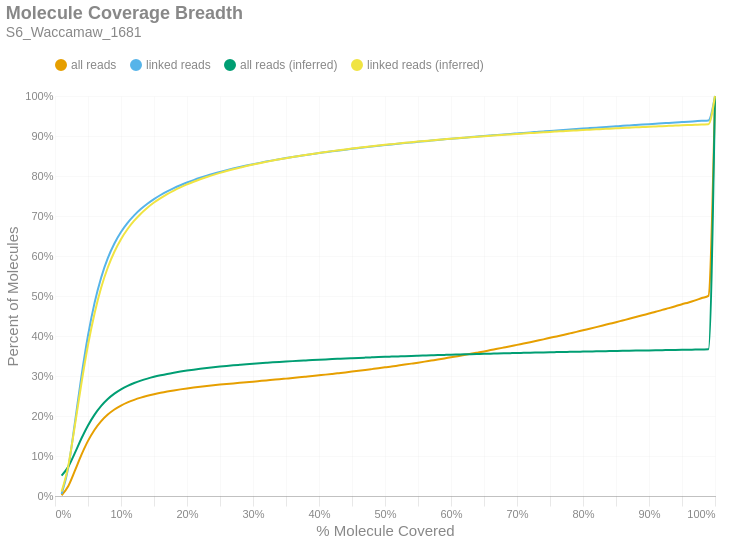

Notebook code for this chart:
### Markdown cell above
### Molecule Read Coverage
This chart shows molecule coverage breadth as computed by the number of bases aligned to that molecule. In other words, "*how much of each unique long molecule is actually sequenced/aligned?*" Keep in mind there is a distinction between sequences and alignments, since some sequences belonging to a particular molecule may not align well and wouldn't appear in the alignment data. This chart also shows molecule coverage breadth as computed by the *inferred fragment* from which the aligned sequences originate. Unlike read coverage, this calculation takes into account the total insert size, including unsequenced gaps between the forward and reverse reads. Like the previous figures, these are cumulative percents.

### Code cell
if SKIPLR:
    print_html(f"Skipped")
else:
    binned_df = consolidated_hist(valids['coverage_bp'], mask, 0.01, True)
    binned_df_inf = consolidated_hist(valids['coverage_inserts'], mask, 0.01, True)
    binned_df = binned_df.with_columns(pl.lit(binned_df_inf['all reads (cumsum)']).alias('all reads (inferred)'))
    binned_df = binned_df.with_columns(pl.lit(binned_df_inf['linked reads (cumsum)']).alias('linked reads (inferred)'))
    binned_df = binned_df.with_columns(
        (pl.col('bin').cast(pl.Float64) + 0.01).alias('right_edge')
    )

    with SafeRender(binned_df):
        (
            density_plot(binned_df, 'Molecule Coverage Breadth', samplename, 'molcov', ['all reads (inferred)','linked reads (inferred)'])
            .encode(
                #x=alt.X('bin:Q', title="% Molecule Covered").axis(format = '%').scale(padding=0),
                x=alt.X('right_edge:Q', title="% Molecule Covered").axis(format='%').scale(padding=0),
                y=alt.Y('value:Q', title='Percent of Molecules')
                    .axis(format='%')
                    .stack(False)
                    .scale(domainMin=0, padding=0),
                color=alt.Color("key:N").scale(domain = ["all reads", "linked reads", "all reads (inferred)", "linked reads (inferred)"]),
                tooltip = [
                    alt.Tooltip("key:N", title = "Data Type"),
                    alt.Tooltip("range_label:N", title="% Molecule Covered"),
                    alt.Tooltip("value:Q", format = ".2%", title="% Molecules")
                ]
            )
        ).display()

### Figure 1 — Vega-Lite specification as saved in the notebook (floating-point values rounded to 4 significant figures)
{"width": "container", "height": 400, "config": {"title": {"anchor": "start", "dy": -15, "fontSize": 18, "color": "#888888", "subtitleColor": "#888888", "subtitleFontSize": 14}, "arc": {"fill": "#0072B2"}, "axis": {"domainColor": "#888888", "domainWidth": 0.5, "gridWidth": 0.2, "grid": false, "titleFontWeight": 400, "titleFontSize": 15, "labelFontSize": 11, "labelColor": "#888888", "tickColor": "#888888", "tickWidth": 0.2, "titleColor": "#888888"}, "axisBand": {"grid": false}, "axisX": {"grid": true, "tickSize": 10, "domainCap": "round"}, "axisY": {"domain": false, "grid": true, "tickSize": 0, "domainCap": "round"}, "background": "transparent", "header": {"labelFontSize": 15, "labelColor": "#888888", "titleFontSize": 15, "titleFontWeight": 600, "titleColor": "#888888"}, "legend": {"labelFont": "sans-serif", "labelFontSize": 12, "labelColor": "#888888", "symbolSize": 100, "symbolType": "circle", "titleFontSize": 12, "titlePadding": 10, "titleColor": "#888888", "title": null, "orient": "top"}, "range": {"category": ["#E69F00", "#56B4E9", "#009E73", "#F0E442", "#0072B2", "#D55E00", "#CC79A7", "#000000"], "diverging": ["#cfe8f3", "#a2d4ec", "#73bfe2", "#46abdb", "#1696d2", "#12719e"]}, "area": {"fill": "#0072B2", "fillOpacity": 0.7, "line": true, "strokeOpacity": 0.7}, "line": {"color": "#0072B2", "stroke": "#0072B2", "strokeWidth": 2}, "trail": {"color": "#0072B2", "stroke": "#0072B2", "strokeWidth": 0, "size": 1}, "point": {"filled": true, "fillOpacity": 1.0, "size": 95}, "text": {"color": "#888888", "fontSize": 11, "align": "right", "fontWeight": 400, "size": 11}, "bar": {"fill": "#0072B2", "stroke": null}, "view": {"stroke": null, "continuousWidth": 660, "continuousHeight": 400}}, "data": {"name": "data-d1d881dac92c45cb0ec668d5701855fe"}, "mark": {"type": "line", "interpolate": "monotone", "point": {"opacity": 0, "size": 275}}, "encoding": {"color": {"field": "key", "scale": {"domain": ["all reads", "linked reads", "all reads (inferred)", "linked reads (inferred)"]}, "type": "nominal"}, "tooltip": [{"field": "key", "title": "Data Type", "type": "nominal"}, {"field": "range_label", "title": "% Molecule Covered", "type": "nominal"}, {"field": "value", "format": ".2%", "title": "% Molecules", "type": "quantitative"}], "x": {"axis": {"format": "%"}, "field": "right_edge", "scale": {"padding": 0}, "title": "% Molecule Covered", "type": "quantitative"}, "y": {"axis": {"format": "%"}, "field": "value", "scale": {"domainMin": 0, "padding": 0}, "stack": false, "title": "Percent of Molecules", "type": "quantitative"}}, "params": [{"name": "param_c36ac31b6afebe62", "select": {"type": "point", "fields": ["key"]}, "bind": "legend"}], "title": {"text": "Molecule Coverage Breadth", "subtitle": "S6_Waccamaw_1681"}, "transform": [{"fold": ["all reads (cumsum)", "linked reads (cumsum)", "all reads (inferred)", "linked reads (inferred)"]}, {"calculate": "replace(datum.key, ' (cumsum)', '')", "as": "key"}, {"filter": {"param": "param_c36ac31b6afebe62"}}], "usermeta": {"embedOptions": {"downloadFileName": "S6_Waccamaw_1681.molcov"}}, "$schema": "https://vega.github.io/schema/vega-lite/v6.1.0.json", "datasets": {"data-d1d881dac92c45cb0ec668d5701855fe": [{"bin": "0.0", "interval": "0.0-0.01", "all reads": 0.00191, "linked reads": 0.00501, "all reads (cumsum)": 0.00191, "linked reads (cumsum)": 0.00501, "range_label": "0.0-0.01", "all reads (inferred)": 0.05094, "linked reads (inferred)": 0.01109, "right_edge": 0.01}, {"bin": "0.01", "interval": "0.01-0.02", "all reads": 0.02263, "linked reads": 0.06509, "all reads (cumsum)": 0.02454, "linked reads (cumsum)": 0.0701, "range_label": "0.01-0.02", "all reads (inferred)": 0.07281, "linked reads (inferred)": 0.07404, "right_edge": 0.02}, {"bin": "0.02", "interval": "0.02-0.03", "all reads": 0.03818, "linked reads": 0.1114, "all reads (cumsum)": 0.06271, "linked reads (cumsum)": 0.1815, "range_label": "0.02-0.03", "all reads (inferred)": 0.1073, "linked reads (inferred)": 0.1748, "right_edge": 0.03}, {"bin": "0.03", "interval": "0.03-0.04", "all reads": 0.04003, "linked reads": 0.1172, "all reads (cumsum)": 0.1027, "linked reads (cumsum)": 0.2987, "range_label": "0.03-0.04", "all reads (inferred)": 0.1436, "linked reads (inferred)": 0.2812, "right_edge": 0.04}, {"bin": "0.04", "interval": "0.04-0.05", "all reads": 0.03501, "linked reads": 0.1026, "all reads (cumsum)": 0.1378, "linked reads (cumsum)": 0.4013, "range_label": "0.04-0.05", "all reads (inferred)": 0.1764, "linked reads (inferred)": 0.3774, "right_edge": 0.05}, {"bin": "0.05", "interval": "0.05-0.06", "all reads": 0.02803, "linked reads": 0.08216, "all reads (cumsum)": 0.1658, "linked reads (cumsum)": 0.4835, "range_label": "0.05-0.06", "all reads (inferred)": 0.2035, "linked reads (inferred)": 0.457, "right_edge": 0.06}, {"bin": "0.06", "interval": "0.06-0.07", "all reads": 0.0215, "linked reads": 0.06298, "all reads (cumsum)": 0.1873, "linked reads (cumsum)": 0.5464, "range_label": "0.06-0.07", "all reads (inferred)": 0.2254, "linked reads (inferred)": 0.5212, "right_edge": 0.07}, {"bin": "0.07", "interval": "0.07-0.08", "all reads": 0.01642, "linked reads": 0.04805, "all reads (cumsum)": 0.2037, "linked reads (cumsum)": 0.5945, "range_label": "0.07-0.08", "all reads (inferred)": 0.2425, "linked reads (inferred)": 0.5713, "right_edge": 0.08}, {"bin": "0.08", "interval": "0.08-0.09", "all reads": 0.01259, "linked reads": 0.03678, "all reads (cumsum)": 0.2163, "linked reads (cumsum)": 0.6313, "range_label": "0.08-0.09", "all reads (inferred)": 0.2559, "linked reads (inferred)": 0.6106, "right_edge": 0.09}, {"bin": "0.09", "interval": "0.09-0.1", "all reads": 0.009836, "linked reads": 0.02868, "all reads (cumsum)": 0.2261, "linked reads (cumsum)": 0.66, "range_label": "0.09-0.1", "all reads (inferred)": 0.2666, "linked reads (inferred)": 0.6421, "right_edge": 0.1}, {"bin": "0.1", "interval": "0.1-0.11", "all reads": 0.007863, "linked reads": 0.02289, "all reads (cumsum)": 0.234, "linked reads (cumsum)": 0.6828, "range_label": "0.1-0.11", "all reads (inferred)": 0.2753, "linked reads (inferred)": 0.6674, "right_edge": 0.11}, {"bin": "0.11", "interval": "0.11-0.12", "all reads": 0.006438, "linked reads": 0.0187, "all reads (cumsum)": 0.2404, "linked reads (cumsum)": 0.7016, "range_label": "0.11-0.12", "all reads (inferred)": 0.2824, "linked reads (inferred)": 0.6882, "right_edge": 0.12}, {"bin": "0.12", "interval": "0.12-0.13", "all reads": 0.005415, "linked reads": 0.01571, "all reads (cumsum)": 0.2458, "linked reads (cumsum)": 0.7173, "range_label": "0.12-0.13", "all reads (inferred)": 0.2884, "linked reads (inferred)": 0.7058, "right_edge": 0.13}, {"bin": "0.13", "interval": "0.13-0.14", "all reads": 0.004607, "linked reads": 0.01333, "all reads (cumsum)": 0.2504, "linked reads (cumsum)": 0.7306, "range_label": "0.13-0.14", "all reads (inferred)": 0.2935, "linked reads (inferred)": 0.7207, "right_edge": 0.14}, {"bin": "0.14", "interval": "0.14-0.15", "all reads": 0.00404, "linked reads": 0.01168, "all reads (cumsum)": 0.2545, "linked reads (cumsum)": 0.7423, "range_label": "0.14-0.15", "all reads (inferred)": 0.298, "linked reads (inferred)": 0.7336, "right_edge": 0.15}, {"bin": "0.15", "interval": "0.15-0.16", "all reads": 0.00355, "linked reads": 0.01024, "all reads (cumsum)": 0.258, "linked reads (cumsum)": 0.7525, "range_label": "0.15-0.16", "all reads (inferred)": 0.3018, "linked reads (inferred)": 0.7448, "right_edge": 0.16}, {"bin": "0.16", "interval": "0.16-0.17", "all reads": 0.003161, "linked reads": 0.009113, "all reads (cumsum)": 0.2612, "linked reads (cumsum)": 0.7616, "range_label": "0.16-0.17", "all reads (inferred)": 0.3052, "linked reads (inferred)": 0.7548, "right_edge": 0.17}, {"bin": "0.17", "interval": "0.17-0.18", "all reads": 0.002819, "linked reads": 0.008087, "all reads (cumsum)": 0.264, "linked reads (cumsum)": 0.7697, "range_label": "0.17-0.18", "all reads (inferred)": 0.3083, "linked reads (inferred)": 0.7637, "right_edge": 0.18}, {"bin": "0.18", "interval": "0.18-0.19", "all reads": 0.002539, "linked reads": 0.007239, "all reads (cumsum)": 0.2666, "linked reads (cumsum)": 0.7769, "range_label": "0.18-0.19", "all reads (inferred)": 0.311, "linked reads (inferred)": 0.7717, "right_edge": 0.19}, {"bin": "0.19", "interval": "0.19-0.2", "all reads": 0.002369, "linked reads": 0.006738, "all reads (cumsum)": 0.2689, "linked reads (cumsum)": 0.7837, "range_label": "0.19-0.2", "all reads (inferred)": 0.3135, "linked reads (inferred)": 0.7789, "right_edge": 0.2}, {"bin": "0.2", "interval": "0.2-0.21", "all reads": 0.002163, "linked reads": 0.006122, "all reads (cumsum)": 0.2711, "linked reads (cumsum)": 0.7898, "range_label": "0.2-0.21", "all reads (inferred)": 0.3158, "linked reads (inferred)": 0.7856, "right_edge": 0.21}, {"bin": "0.21", "interval": "0.21-0.22", "all reads": 0.00203, "linked reads": 0.005717, "all reads (cumsum)": 0.2731, "linked reads (cumsum)": 0.7955, "range_label": "0.21-0.22", "all reads (inferred)": 0.3179, "linked reads (inferred)": 0.7917, "right_edge": 0.22}, {"bin": "0.22", "interval": "0.22-0.23", "all reads": 0.001906, "linked reads": 0.005304, "all reads (cumsum)": 0.275, "linked reads (cumsum)": 0.8008, "range_label": "0.22-0.23", "all reads (inferred)": 0.3199, "linked reads (inferred)": 0.7974, "right_edge": 0.23}, {"bin": "0.23", "interval": "0.23-0.24", "all reads": 0.00177, "linked reads": 0.004898, "all reads (cumsum)": 0.2768, "linked reads (cumsum)": 0.8057, "range_label": "0.23-0.24", "all reads (inferred)": 0.3218, "linked reads (inferred)": 0.8028, "right_edge": 0.24}, {"bin": "0.24", "interval": "0.24-0.25", "all reads": 0.001688, "linked reads": 0.004612, "all reads (cumsum)": 0.2785, "linked reads (cumsum)": 0.8103, "range_label": "0.24-0.25", "all reads (inferred)": 0.3235, "linked reads (inferred)": 0.8078, "right_edge": 0.25}, {"bin": "0.25", "interval": "0.25-0.26", "all reads": 0.001565, "linked reads": 0.004238, "all reads (cumsum)": 0.28, "linked reads (cumsum)": 0.8146, "range_label": "0.25-0.26", "all reads (inferred)": 0.3251, "linked reads (inferred)": 0.8125, "right_edge": 0.26}, {"bin": "0.26", "interval": "0.26-0.27", "all reads": 0.001503, "linked reads": 0.004009, "all reads (cumsum)": 0.2815, "linked reads (cumsum)": 0.8186, "range_label": "0.26-0.27", "all reads (inferred)": 0.3266, "linked reads (inferred)": 0.8169, "right_edge": 0.27}, {"bin": "0.27", "interval": "0.27-0.28", "all reads": 0.001469, "linked reads": 0.003818, "all reads (cumsum)": 0.283, "linked reads (cumsum)": 0.8224, "range_label": "0.27-0.28", "all reads (inferred)": 0.328, "linked reads (inferred)": 0.8209, "right_edge": 0.28}, {"bin": "0.28", "interval": "0.28-0.29", "all reads": 0.001454, "linked reads": 0.003633, "all reads (cumsum)": 0.2845, "linked reads (cumsum)": 0.826, "range_label": "0.28-0.29", "all reads (inferred)": 0.3294, "linked reads (inferred)": 0.8249, "right_edge": 0.29}, {"bin": "0.29", "interval": "0.29-0.3", "all reads": 0.001445, "linked reads": 0.003477, "all reads (cumsum)": 0.2859, "linked reads (cumsum)": 0.8295, "range_label": "0.29-0.3", "all reads (inferred)": 0.3307, "linked reads (inferred)": 0.8285, "right_edge": 0.3}, {"bin": "0.3", "interval": "0.3-0.31", "all reads": 0.001471, "linked reads": 0.00333, "all reads (cumsum)": 0.2874, "linked reads (cumsum)": 0.8328, "range_label": "0.3-0.31", "all reads (inferred)": 0.3319, "linked reads (inferred)": 0.832, "right_edge": 0.31}, {"bin": "0.31", "interval": "0.31-0.32", "all reads": 0.001474, "linked reads": 0.003164, "all reads (cumsum)": 0.2889, "linked reads (cumsum)": 0.836, "range_label": "0.31-0.32", "all reads (inferred)": 0.333, "linked reads (inferred)": 0.8354, "right_edge": 0.32}, {"bin": "0.32", "interval": "0.32-0.33", "all reads": 0.001516, "linked reads": 0.003051, "all reads (cumsum)": 0.2904, "linked reads (cumsum)": 0.8391, "range_label": "0.32-0.33", "all reads (inferred)": 0.3342, "linked reads (inferred)": 0.8386, "right_edge": 0.33}, {"bin": "0.33", "interval": "0.33-0.34", "all reads": 0.001505, "linked reads": 0.002882, "all reads (cumsum)": 0.2919, "linked reads (cumsum)": 0.8419, "range_label": "0.33-0.34", "all reads (inferred)": 0.3352, "linked reads (inferred)": 0.8417, "right_edge": 0.34}, {"bin": "0.34", "interval": "0.34-0.35", "all reads": 0.001554, "linked reads": 0.002803, "all reads (cumsum)": 0.2934, "linked reads (cumsum)": 0.8447, "range_label": "0.34-0.35", "all reads (inferred)": 0.3362, "linked reads (inferred)": 0.8446, "right_edge": 0.35}, {"bin": "0.35", "interval": "0.35-0.36", "all reads": 0.001553, "linked reads": 0.002674, "all reads (cumsum)": 0.295, "linked reads (cumsum)": 0.8474, "range_label": "0.35-0.36", "all reads (inferred)": 0.3372, "linked reads (inferred)": 0.8474, "right_edge": 0.36}, {"bin": "0.36", "interval": "0.36-0.37", "all reads": 0.00161, "linked reads": 0.002558, "all reads (cumsum)": 0.2966, "linked reads (cumsum)": 0.85, "range_label": "0.36-0.37", "all reads (inferred)": 0.3381, "linked reads (inferred)": 0.85, "right_edge": 0.37}, {"bin": "0.37", "interval": "0.37-0.38", "all reads": 0.001652, "linked reads": 0.002495, "all reads (cumsum)": 0.2982, "linked reads (cumsum)": 0.8525, "range_label": "0.37-0.38", "all reads (inferred)": 0.339, "linked reads (inferred)": 0.8525, "right_edge": 0.38}, {"bin": "0.38", "interval": "0.38-0.39", "all reads": 0.001667, "linked reads": 0.002373, "all reads (cumsum)": 0.2999, "linked reads (cumsum)": 0.8548, "range_label": "0.38-0.39", "all reads (inferred)": 0.3399, "linked reads (inferred)": 0.8551, "right_edge": 0.39}, {"bin": "0.39", "interval": "0.39-0.4", "all reads": 0.00176, "linked reads": 0.002401, "all reads (cumsum)": 0.3017, "linked reads (cumsum)": 0.8572, "range_label": "0.39-0.4", "all reads (inferred)": 0.3407, "linked reads (inferred)": 0.8575, "right_edge": 0.4}, {"bin": "0.4", "interval": "0.4-0.41", "all reads": 0.001763, "linked reads": 0.00225, "all reads (cumsum)": 0.3034, "linked reads (cumsum)": 0.8595, "range_label": "0.4-0.41", "all reads (inferred)": 0.3416, "linked reads (inferred)": 0.8599, "right_edge": 0.41}, {"bin": "0.41", "interval": "0.41-0.42", "all reads": 0.001841, "linked reads": 0.002196, "all reads (cumsum)": 0.3053, "linked reads (cumsum)": 0.8617, "range_label": "0.41-0.42", "all reads (inferred)": 0.3424, "linked reads (inferred)": 0.8622, "right_edge": 0.42}, {"bin": "0.42", "interval": "0.42-0.43", "all reads": 0.001877, "linked reads": 0.002104, "all reads (cumsum)": 0.3072, "linked reads (cumsum)": 0.8638, "range_label": "0.42-0.43", "all reads (inferred)": 0.3431, "linked reads (inferred)": 0.8644, "right_edge": 0.43}, {"bin": "0.43", "interval": "0.43-0.44", "all reads": 0.001887, "linked reads": 0.002084, "all reads (cumsum)": 0.309, "linked reads (cumsum)": 0.8659, "range_label": "0.43-0.44", "all reads (inferred)": 0.3439, "linked reads (inferred)": 0.8665, "right_edge": 0.44}, {"bin": "0.44", "interval": "0.44-0.45", "all reads": 0.001962, "linked reads": 0.002038, "all reads (cumsum)": 0.311, "linked reads (cumsum)": 0.8679, "range_label": "0.44-0.45", "all reads (inferred)": 0.3446, "linked reads (inferred)": 0.8686, "right_edge": 0.45}, {"bin": "0.45", "interval": "0.45-0.46", "all reads": 0.002022, "linked reads": 0.001948, "all reads (cumsum)": 0.313, "linked reads (cumsum)": 0.8699, "range_label": "0.45-0.46", "all reads (inferred)": 0.3453, "linked reads (inferred)": 0.8705, "right_edge": 0.46}, {"bin": "0.46", "interval": "0.46-0.47", "all reads": 0.002063, "linked reads": 0.001914, "all reads (cumsum)": 0.3151, "linked reads (cumsum)": 0.8718, "range_label": "0.46-0.47", "all reads (inferred)": 0.3459, "linked reads (inferred)": 0.8724, "right_edge": 0.47}, {"bin": "0.47", "interval": "0.47-0.48", "all reads": 0.002103, "linked reads": 0.001854, "all reads (cumsum)": 0.3172, "linked reads (cumsum)": 0.8736, "range_label": "0.47-0.48", "all reads (inferred)": 0.3466, "linked reads (inferred)": 0.8743, "right_edge": 0.48}, {"bin": "0.48", "interval": "0.48-0.49", "all reads": 0.002121, "linked reads": 0.001806, "all reads (cumsum)": 0.3193, "linked reads (cumsum)": 0.8754, "range_label": "0.48-0.49", "all reads (inferred)": 0.3472, "linked reads (inferred)": 0.8761, "right_edge": 0.49}, {"bin": "0.49", "interval": "0.49-0.5", "all reads": 0.002338, "linked reads": 0.001757, "all reads (cumsum)": 0.3217, "linked reads (cumsum)": 0.8772, "range_label": "0.49-0.5", "all reads (inferred)": 0.3479, "linked reads (inferred)": 0.8779, "right_edge": 0.5}, {"bin": "0.5", "interval": "0.5-0.51", "all reads": 0.002078, "linked reads": 0.001641, "all reads (cumsum)": 0.3237, "linked reads (cumsum)": 0.8788, "range_label": "0.5-0.51", "all reads (inferred)": 0.3485, "linked reads (inferred)": 0.8796, "right_edge": 0.51}, {"bin": "0.51", "interval": "0.51-0.52", "all reads": 0.00241, "linked reads": 0.001708, "all reads (cumsum)": 0.3261, "linked reads (cumsum)": 0.8805, "range_label": "0.51-0.52", "all reads (inferred)": 0.349, "linked reads (inferred)": 0.8812, "right_edge": 0.52}, {"bin": "0.52", "interval": "0.52-0.53", "all reads": 0.002379, "linked reads": 0.001688, "all reads (cumsum)": 0.3285, "linked reads (cumsum)": 0.8822, "range_label": "0.52-0.53", "all reads (inferred)": 0.3496, "linked reads (inferred)": 0.8829, "right_edge": 0.53}, {"bin": "0.53", "interval": "0.53-0.54", "all reads": 0.002415, "linked reads": 0.001588, "all reads (cumsum)": 0.3309, "linked reads (cumsum)": 0.8838, "range_label": "0.53-0.54", "all reads (inferred)": 0.3502, "linked reads (inferred)": 0.8845, "right_edge": 0.54}, {"bin": "0.54", "interval": "0.54-0.55", "all reads": 0.002443, "linked reads": 0.001569, "all reads (cumsum)": 0.3334, "linked reads (cumsum)": 0.8854, "range_label": "0.54-0.55", "all reads (inferred)": 0.3507, "linked reads (inferred)": 0.886, "right_edge": 0.55}, {"bin": "0.55", "interval": "0.55-0.56", "all reads": 0.002559, "linked reads": 0.00159, "all reads (cumsum)": 0.3359, "linked reads (cumsum)": 0.887, "range_label": "0.55-0.56", "all reads (inferred)": 0.3512, "linked reads (inferred)": 0.8875, "right_edge": 0.56}, {"bin": "0.56", "interval": "0.56-0.57", "all reads": 0.002639, "linked reads": 0.001509, "all reads (cumsum)": 0.3386, "linked reads (cumsum)": 0.8885, "range_label": "0.56-0.57", "all reads (inferred)": 0.3518, "linked reads (inferred)": 0.8889, "right_edge": 0.57}, {"bin": "0.57", "interval": "0.57-0.58", "all reads": 0.002607, "linked reads": 0.001571, "all reads (cumsum)": 0.3412, "linked reads (cumsum)": 0.8901, "range_label": "0.57-0.58", "all reads (inferred)": 0.3523, "linked reads (inferred)": 0.8904, "right_edge": 0.58}, {"bin": "0.58", "interval": "0.58-0.59", "all reads": 0.002737, "linked reads": 0.001528, "all reads (cumsum)": 0.3439, "linked reads (cumsum)": 0.8916, "range_label": "0.58-0.59", "all reads (inferred)": 0.3528, "linked reads (inferred)": 0.8918, "right_edge": 0.59}, {"bin": "0.59", "interval": "0.59-0.6", "all reads": 0.002854, "linked reads": 0.001461, "all reads (cumsum)": 0.3468, "linked reads (cumsum)": 0.893, "range_label": "0.59-0.6", "all reads (inferred)": 0.3533, "linked reads (inferred)": 0.8932, "right_edge": 0.6}, {"bin": "0.6", "interval": "0.6-0.61", "all reads": 0.002752, "linked reads": 0.001414, "all reads (cumsum)": 0.3495, "linked reads (cumsum)": 0.8945, "range_label": "0.6-0.61", "all reads (inferred)": 0.3537, "linked reads (inferred)": 0.8945, "right_edge": 0.61}, {"bin": "0.61", "interval": "0.61-0.62", "all reads": 0.002929, "linked reads": 0.001385, "all reads (cumsum)": 0.3525, "linked reads (cumsum)": 0.8958, "range_label": "0.61-0.62", "all reads (inferred)": 0.3542, "linked reads (inferred)": 0.8958, "right_edge": 0.62}, {"bin": "0.62", "interval": "0.62-0.63", "all reads": 0.002976, "linked reads": 0.001395, "all reads (cumsum)": 0.3554, "linked reads (cumsum)": 0.8972, "range_label": "0.62-0.63", "all reads (inferred)": 0.3546, "linked reads (inferred)": 0.897, "right_edge": 0.63}, {"bin": "0.63", "interval": "0.63-0.64", "all reads": 0.003028, "linked reads": 0.001363, "all reads (cumsum)": 0.3585, "linked reads (cumsum)": 0.8986, "range_label": "0.63-0.64", "all reads (inferred)": 0.3551, "linked reads (inferred)": 0.8983, "right_edge": 0.64}, {"bin": "0.64", "interval": "0.64-0.65", "all reads": 0.003047, "linked reads": 0.001377, "all reads (cumsum)": 0.3615, "linked reads (cumsum)": 0.9, "range_label": "0.64-0.65", "all reads (inferred)": 0.3555, "linked reads (inferred)": 0.8995, "right_edge": 0.65}, {"bin": "0.65", "interval": "0.65-0.66", "all reads": 0.003229, "linked reads": 0.001346, "all reads (cumsum)": 0.3647, "linked reads (cumsum)": 0.9013, "range_label": "0.65-0.66", "all reads (inferred)": 0.3559, "linked reads (inferred)": 0.9007, "right_edge": 0.66}, {"bin": "0.66", "interval": "0.66-0.67", "all reads": 0.003143, "linked reads": 0.001335, "all reads (cumsum)": 0.3679, "linked reads (cumsum)": 0.9027, "range_label": "0.66-0.67", "all reads (inferred)": 0.3563, "linked reads (inferred)": 0.9018, "right_edge": 0.67}, {"bin": "0.67", "interval": "0.67-0.68", "all reads": 0.003253, "linked reads": 0.001291, "all reads (cumsum)": 0.3711, "linked reads (cumsum)": 0.904, "range_label": "0.67-0.68", "all reads (inferred)": 0.3567, "linked reads (inferred)": 0.9029, "right_edge": 0.68}, {"bin": "0.68", "interval": "0.68-0.69", "all reads": 0.003274, "linked reads": 0.001331, "all reads (cumsum)": 0.3744, "linked reads (cumsum)": 0.9053, "range_label": "0.68-0.69", "all reads (inferred)": 0.3571, "linked reads (inferred)": 0.904, "right_edge": 0.69}, {"bin": "0.69", "interval": "0.69-0.7", "all reads": 0.003394, "linked reads": 0.001243, "all reads (cumsum)": 0.3778, "linked reads (cumsum)": 0.9065, "range_label": "0.69-0.7", "all reads (inferred)": 0.3575, "linked reads (inferred)": 0.9051, "right_edge": 0.7}, {"bin": "0.7", "interval": "0.7-0.71", "all reads": 0.00332, "linked reads": 0.001241, "all reads (cumsum)": 0.3811, "linked reads (cumsum)": 0.9078, "range_label": "0.7-0.71", "all reads (inferred)": 0.3579, "linked reads (inferred)": 0.9062, "right_edge": 0.71}, {"bin": "0.71", "interval": "0.71-0.72", "all reads": 0.003393, "linked reads": 0.001177, "all reads (cumsum)": 0.3845, "linked reads (cumsum)": 0.9089, "range_label": "0.71-0.72", "all reads (inferred)": 0.3583, "linked reads (inferred)": 0.9072, "right_edge": 0.72}, {"bin": "0.72", "interval": "0.72-0.73", "all reads": 0.00354, "linked reads": 0.001243, "all reads (cumsum)": 0.3881, "linked reads (cumsum)": 0.9102, "range_label": "0.72-0.73", "all reads (inferred)": 0.3586, "linked reads (inferred)": 0.9082, "right_edge": 0.73}, {"bin": "0.73", "interval": "0.73-0.74", "all reads": 0.003539, "linked reads": 0.001241, "all reads (cumsum)": 0.3916, "linked reads (cumsum)": 0.9114, "range_label": "0.73-0.74", "all reads (inferred)": 0.359, "linked reads (inferred)": 0.9092, "right_edge": 0.74}, {"bin": "0.74", "interval": "0.74-0.75", "all reads": 0.003807, "linked reads": 0.001223, "all reads (cumsum)": 0.3954, "linked reads (cumsum)": 0.9127, "range_label": "0.74-0.75", "all reads (inferred)": 0.3594, "linked reads (inferred)": 0.9103, "right_edge": 0.75}, {"bin": "0.75", "interval": "0.75-0.76", "all reads": 0.003571, "linked reads": 0.001137, "all reads (cumsum)": 0.399, "linked reads (cumsum)": 0.9138, "range_label": "0.75-0.76", "all reads (inferred)": 0.3597, "linked reads (inferred)": 0.9112, "right_edge": 0.76}, {"bin": "0.76", "interval": "0.76-0.77", "all reads": 0.003749, "linked reads": 0.001165, "all reads (cumsum)": 0.4027, "linked reads (cumsum)": 0.915, "range_label": "0.76-0.77", "all reads (inferred)": 0.36, "linked reads (inferred)": 0.9121, "right_edge": 0.77}, {"bin": "0.77", "interval": "0.77-0.78", "all reads": 0.003801, "linked reads": 0.001216, "all reads (cumsum)": 0.4065, "linked reads (cumsum)": 0.9162, "range_label": "0.77-0.78", "all reads (inferred)": 0.3604, "linked reads (inferred)": 0.9131, "right_edge": 0.78}, {"bin": "0.78", "interval": "0.78-0.79", "all reads": 0.003823, "linked reads": 0.001183, "all reads (cumsum)": 0.4103, "linked reads (cumsum)": 0.9174, "range_label": "0.78-0.79", "all reads (inferred)": 0.3607, "linked reads (inferred)": 0.914, "right_edge": 0.79}, {"bin": "0.79", "interval": "0.79-0.8", "all reads": 0.004067, "linked reads": 0.001235, "all reads (cumsum)": 0.4144, "linked reads (cumsum)": 0.9186, "range_label": "0.79-0.8", "all reads (inferred)": 0.361, "linked reads (inferred)": 0.9149, "right_edge": 0.8}, {"bin": "0.8", "interval": "0.8-0.81", "all reads": 0.003823, "linked reads": 0.001134, "all reads (cumsum)": 0.4182, "linked reads (cumsum)": 0.9197, "range_label": "0.8-0.81", "all reads (inferred)": 0.3614, "linked reads (inferred)": 0.9158, "right_edge": 0.81}, {"bin": "0.81", "interval": "0.81-0.82", "all reads": 0.003985, "linked reads": 0.001118, "all reads (cumsum)": 0.4222, "linked reads (cumsum)": 0.9208, "range_label": "0.81-0.82", "all reads (inferred)": 0.3617, "linked reads (inferred)": 0.9167, "right_edge": 0.82}, {"bin": "0.82", "interval": "0.82-0.83", "all reads": 0.004067, "linked reads": 0.00111, "all reads (cumsum)": 0.4263, "linked reads (cumsum)": 0.922, "range_label": "0.82-0.83", "all reads (inferred)": 0.362, "linked reads (inferred)": 0.9175, "right_edge": 0.83}, {"bin": "0.83", "interval": "0.83-0.84", "all reads": 0.004142, "linked reads": 0.00115, "all reads (cumsum)": 0.4304, "linked reads (cumsum)": 0.9231, "range_label": "0.83-0.84", "all reads (inferred)": 0.3623, "linked reads (inferred)": 0.9184, "right_edge": 0.84}, {"bin": "0.84", "interval": "0.84-0.85", "all reads": 0.004099, "linked reads": 0.001122, "all reads (cumsum)": 0.4345, "linked reads (cumsum)": 0.9242, "range_label": "0.84-0.85", "all reads (inferred)": 0.3626, "linked reads (inferred)": 0.9192, "right_edge": 0.85}, {"bin": "0.85", "interval": "0.85-0.86", "all reads": 0.004246, "linked reads": 0.001126, "all reads (cumsum)": 0.4388, "linked reads (cumsum)": 0.9254, "range_label": "0.85-0.86", "all reads (inferred)": 0.3629, "linked reads (inferred)": 0.92, "right_edge": 0.86}, {"bin": "0.86", "interval": "0.86-0.87", "all reads": 0.004221, "linked reads": 0.001061, "all reads (cumsum)": 0.443, "linked reads (cumsum)": 0.9264, "range_label": "0.86-0.87", "all reads (inferred)": 0.3632, "linked reads (inferred)": 0.9208, "right_edge": 0.87}, {"bin": "0.87", "interval": "0.87-0.88", "all reads": 0.004367, "linked reads": 0.001055, "all reads (cumsum)": 0.4474, "linked reads (cumsum)": 0.9275, "range_label": "0.87-0.88", "all reads (inferred)": 0.3635, "linked reads (inferred)": 0.9216, "right_edge": 0.88}, {"bin": "0.88", "interval": "0.88-0.89", "all reads": 0.004297, "linked reads": 0.001047, "all reads (cumsum)": 0.4517, "linked reads (cumsum)": 0.9285, "range_label": "0.88-0.89", "all reads (inferred)": 0.3638, "linked reads (inferred)": 0.9223, "right_edge": 0.89}, {"bin": "0.89", "interval": "0.89-0.9", "all reads": 0.004508, "linked reads": 0.001059, "all reads (cumsum)": 0.4562, "linked reads (cumsum)": 0.9296, "range_label": "0.89-0.9", "all reads (inferred)": 0.364, "linked reads (inferred)": 0.9231, "right_edge": 0.9}, {"bin": "0.9", "interval": "0.9-0.91", "all reads": 0.004303, "linked reads": 0.001083, "all reads (cumsum)": 0.4605, "linked reads (cumsum)": 0.9307, "range_label": "0.9-0.91", "all reads (inferred)": 0.3643, "linked reads (inferred)": 0.9238, "right_edge": 0.91}, {"bin": "0.91", "interval": "0.91-0.92", "all reads": 0.004935, "linked reads": 0.001119, "all reads (cumsum)": 0.4654, "linked reads (cumsum)": 0.9318, "range_label": "0.91-0.92", "all reads (inferred)": 0.3646, "linked reads (inferred)": 0.9246, "right_edge": 0.92}, {"bin": "0.92", "interval": "0.92-0.93", "all reads": 0.004281, "linked reads": 0.001012, "all reads (cumsum)": 0.4697, "linked reads (cumsum)": 0.9328, "range_label": "0.92-0.93", "all reads (inferred)": 0.3649, "linked reads (inferred)": 0.9253, "right_edge": 0.93}, {"bin": "0.93", "interval": "0.93-0.94", "all reads": 0.0047, "linked reads": 0.001054, "all reads (cumsum)": 0.4744, "linked reads (cumsum)": 0.9338, "range_label": "0.93-0.94", "all reads (inferred)": 0.3652, "linked reads (inferred)": 0.926, "right_edge": 0.94}, {"bin": "0.94", "interval": "0.94-0.95", "all reads": 0.005107, "linked reads": 0.001013, "all reads (cumsum)": 0.4795, "linked reads (cumsum)": 0.9349, "range_label": "0.94-0.95", "all reads (inferred)": 0.3654, "linked reads (inferred)": 0.9268, "right_edge": 0.95}, {"bin": "0.95", "interval": "0.95-0.96", "all reads": 0.004402, "linked reads": 0.001015, "all reads (cumsum)": 0.4839, "linked reads (cumsum)": 0.9359, "range_label": "0.95-0.96", "all reads (inferred)": 0.3657, "linked reads (inferred)": 0.9275, "right_edge": 0.96}, {"bin": "0.96", "interval": "0.96-0.97", "all reads": 0.005168, "linked reads": 0.001004, "all reads (cumsum)": 0.4891, "linked reads (cumsum)": 0.9369, "range_label": "0.96-0.97", "all reads (inferred)": 0.366, "linked reads (inferred)": 0.9282, "right_edge": 0.97}, {"bin": "0.97", "interval": "0.97-0.98", "all reads": 0.005779, "linked reads": 0.001007, "all reads (cumsum)": 0.4948, "linked reads (cumsum)": 0.9379, "range_label": "0.97-0.98", "all reads (inferred)": 0.3664, "linked reads (inferred)": 0.9289, "right_edge": 0.98}, {"bin": "0.98", "interval": "0.98-0.99", "all reads": 0.005421, "linked reads": 0.001023, "all reads (cumsum)": 0.5003, "linked reads (cumsum)": 0.9389, "range_label": "0.98-0.99", "all reads (inferred)": 0.3666, "linked reads (inferred)": 0.9293, "right_edge": 0.99}, {"bin": "0.99", "interval": "0.99-1.0", "all reads": 0.4997, "linked reads": 0.0611, "all reads (cumsum)": 1.0, "linked reads (cumsum)": 1.0, "range_label": "0.99-1.0", "all reads (inferred)": 1.0, "linked reads (inferred)": 1.0, "right_edge": 1.0}]}}
